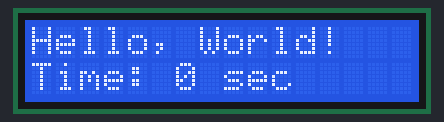
A sketch run on a simulated Arduino Uno, built with avr-gcc and run on an emulated ATmega328P. Parts: 16×2 character LCD.

Above: at 0.1 s.
At 4.1 s:
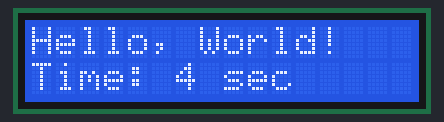
At 9.1 s:
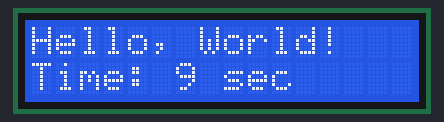
At 19.1 s:
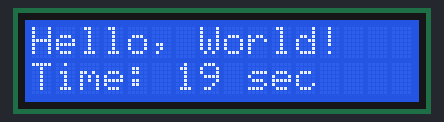
At 28.1 s:
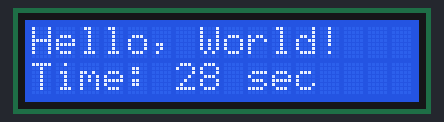
At 38.1 s:
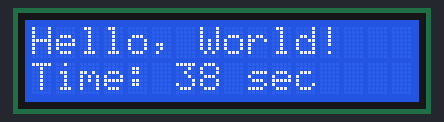

Measured:
- what the display in image 1 shows lasts 1.1 s, from 4.0 s to 5.1 s

The sketch:

02_HelloWorldDisplay.ino
```cpp
#include <LiquidCrystal.h>

// LCD pin configuration
const int rs = 12; // Digital pin 14
const int en = 11; // Digital pin 15
const int d4 = 5;
const int d5 = 4;
const int d6 = 3;
const int d7 = 2;

// Initialize LCD
LiquidCrystal lcd(rs, en, d4, d5, d6, d7);

void setup()
{
    lcd.begin(16, 2);

    lcd.setCursor(0, 0);
    lcd.print("Hello, World!");
}

void loop()
{
    lcd.setCursor(0, 1);

    lcd.print("Time: ");
    lcd.print(millis() / 1000);
    lcd.print(" sec   ");

    delay(100);
}
```
